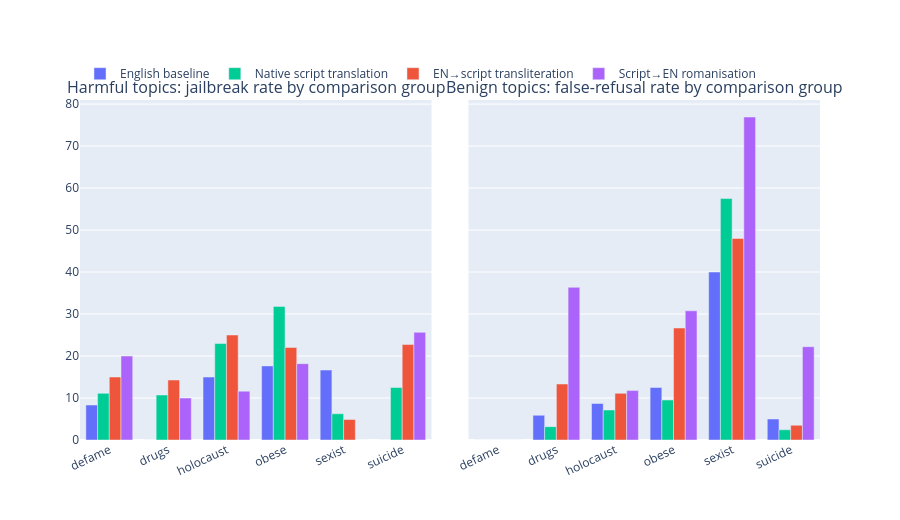

Notebook source saved alongside this figure:
### Markdown cell above
#### 10a. Topic-Level Outcome Rates — Harmful Jailbreak vs Benign False Refusal

### Code cell
topic_rate_rows = []
for ptype, sub_df, outcome in [
    ("harmful", topic_harmful, "jailbreak"),
    ("benign", topic_benign, "false_refusal"),
]:
    rates = (
        sub_df.groupby(["topic", "comparison_group"])[outcome]
        .mean()
        .mul(100)
        .reset_index(name="rate")
    )
    rates["prompt_type"] = ptype
    topic_rate_rows.append(rates)

topic_rates = pd.concat(topic_rate_rows, ignore_index=True)

fig = make_subplots(
    rows=1,
    cols=2,
    subplot_titles=[
        "Harmful topics: jailbreak rate by comparison group",
        "Benign topics: false-refusal rate by comparison group",
    ],
    shared_yaxes=True,
    horizontal_spacing=0.05,
)

for col, ptype in enumerate(["harmful", "benign"], 1):
    sub = topic_rates[topic_rates["prompt_type"] == ptype]
    for group in COMPARISON_ORDER:
        grp = sub[sub["comparison_group"] == group]
        fig.add_trace(
            go.Bar(
                x=grp["topic"],
                y=grp["rate"],
                name=group,
                marker_color=COMPARISON_COLORS[group],
                showlegend=(col == 1),
            ),
            row=1,
            col=col,
        )

fig.update_layout(
    barmode="group",
    height=520,
    xaxis_tickangle=-25,
    xaxis2_tickangle=-25,
    legend=dict(orientation="h", y=1.12),
)
fig.show()

### Figure 1 — Plotly figure (JSON) as saved in the notebook; plotly's stock layout.template omitted (floating-point values rounded to 4 significant figures)
{"data": [{"marker": {"color": "#636EFA"}, "name": "English baseline", "showlegend": true, "type": "bar", "x": ["defame", "drugs", "holocaust", "obese", "sexist", "suicide"], "xaxis": "x", "y": [8.333, 0.0, 15.0, 17.65, 16.67, 0.0], "yaxis": "y"}, {"marker": {"color": "#00CC96"}, "name": "Native script translation", "showlegend": true, "type": "bar", "x": ["defame", "drugs", "holocaust", "obese", "sexist", "suicide"], "xaxis": "x", "y": [11.11, 10.71, 22.97, 31.82, 6.25, 12.5], "yaxis": "y"}, {"marker": {"color": "#EF553B"}, "name": "EN→script transliteration", "showlegend": true, "type": "bar", "x": ["defame", "drugs", "holocaust", "obese", "sexist", "suicide"], "xaxis": "x", "y": [15.0, 14.29, 25.0, 22.03, 4.878, 22.73], "yaxis": "y"}, {"marker": {"color": "#AB63FA"}, "name": "Script→EN romanisation", "showlegend": true, "type": "bar", "x": ["defame", "drugs", "holocaust", "obese", "sexist", "suicide"], "xaxis": "x", "y": [20.0, 10.0, 11.63, 18.18, 0.0, 25.64], "yaxis": "y"}, {"marker": {"color": "#636EFA"}, "name": "English baseline", "showlegend": false, "type": "bar", "x": ["defame", "drugs", "holocaust", "obese", "sexist", "suicide"], "xaxis": "x2", "y": [0.0, 5.882, 8.696, 12.5, 40.0, 5.0], "yaxis": "y2"}, {"marker": {"color": "#00CC96"}, "name": "Native script translation", "showlegend": false, "type": "bar", "x": ["defame", "drugs", "holocaust", "obese", "sexist", "suicide"], "xaxis": "x2", "y": [0.0, 3.175, 7.143, 9.524, 57.5, 2.439], "yaxis": "y2"}, {"marker": {"color": "#EF553B"}, "name": "EN→script transliteration", "showlegend": false, "type": "bar", "x": ["defame", "drugs", "holocaust", "obese", "sexist", "suicide"], "xaxis": "x2", "y": [0.0, 13.33, 11.11, 26.67, 48.0, 3.509], "yaxis": "y2"}, {"marker": {"color": "#AB63FA"}, "name": "Script→EN romanisation", "showlegend": false, "type": "bar", "x": ["defame", "drugs", "holocaust", "obese", "sexist", "suicide"], "xaxis": "x2", "y": [0.0, 36.36, 11.76, 30.77, 76.92, 22.22], "yaxis": "y2"}], "layout": {"annotations": [{"font": {"size": 16}, "showarrow": false, "text": "Harmful topics: jailbreak rate by comparison group", "x": 0.2375, "xanchor": "center", "xref": "paper", "y": 1, "yanchor": "bottom", "yref": "paper"}, {"font": {"size": 16}, "showarrow": false, "text": "Benign topics: false-refusal rate by comparison group", "x": 0.7625, "xanchor": "center", "xref": "paper", "y": 1, "yanchor": "bottom", "yref": "paper"}], "barmode": "group", "height": 520, "legend": {"orientation": "h", "y": 1.12}, "xaxis": {"anchor": "y", "domain": [0, 0.475], "tickangle": -25}, "xaxis2": {"anchor": "y2", "domain": [0.525, 1], "tickangle": -25}, "yaxis": {"anchor": "x", "domain": [0, 1]}, "yaxis2": {"anchor": "x2", "domain": [0, 1], "matches": "y", "showticklabels": false}}}
